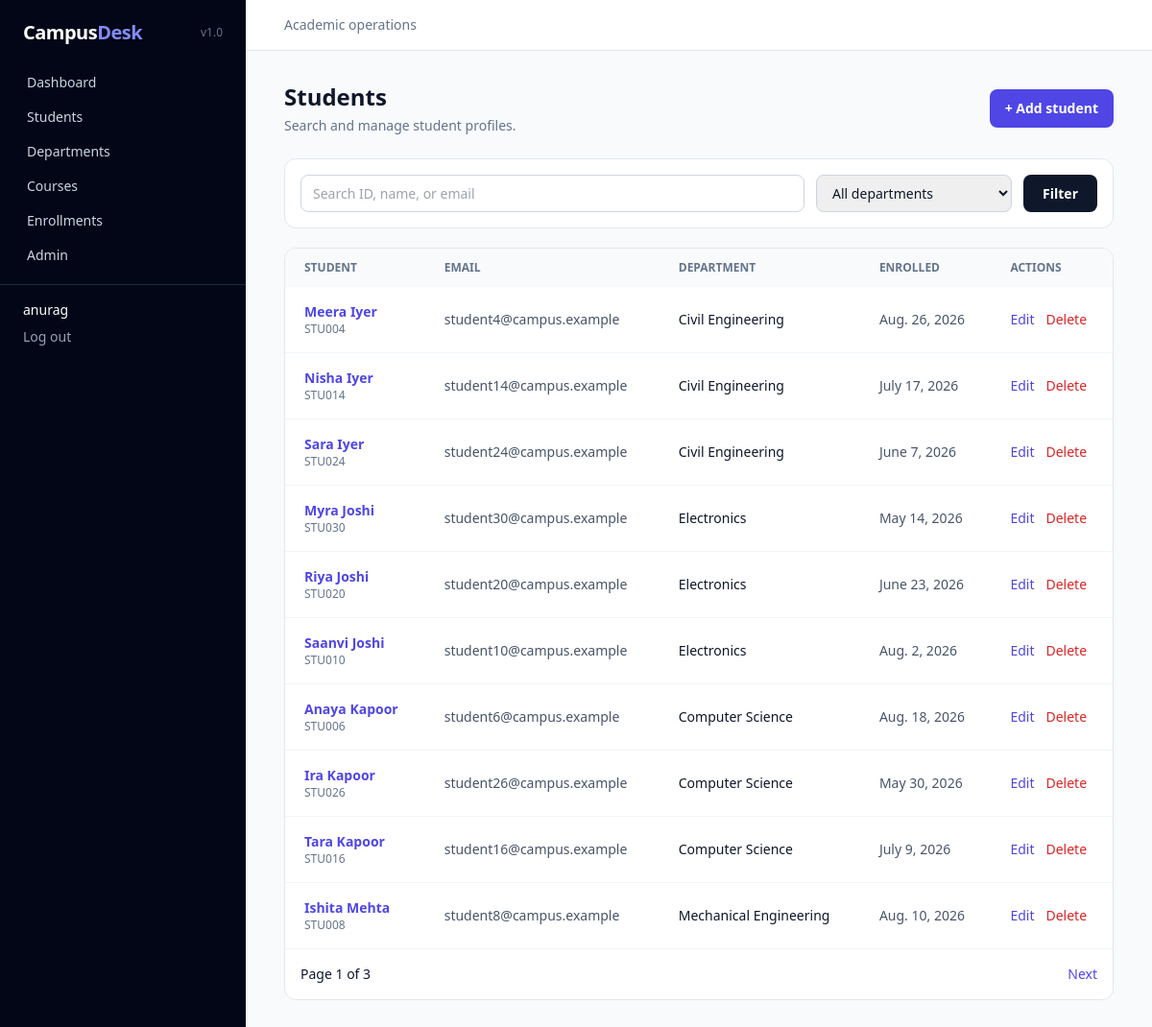
The app's page /students/ (signed in) with its own data.
### students/models.py (models this page shows, shortened)
class Student(models.Model):
	GENDER_CHOICES = [('M', 'Male'), ('F', 'Female'), ('O', 'Other')]
	student_id = models.CharField(max_length=30, unique=True)
	first_name = models.CharField(max_length=80)
	last_name = models.CharField(max_length=80)
	email = models.EmailField(unique=True)
	phone = models.CharField(max_length=30, blank=True)
	date_of_birth = models.DateField(null=True, blank=True)
	gender = models.CharField(max_length=1, choices=GENDER_CHOICES, blank=True)
	address = models.TextField(blank=True)
	department = models.ForeignKey(Department, on_delete=models.PROTECT, related_name='students')
	enrollment_date = models.DateField()
	profile_image = models.ImageField(upload_to='students/', blank=True)
	created_at = models.DateTimeField(auto_now_add=True)
	updated_at = models.DateTimeField(auto_now=True)
	class Meta:
		ordering = ['last_name', 'first_name']
	@property
	def full_name(self):
		return f'{self.first_name} {self.last_name}'

class Department(models.Model):
	name = models.CharField(max_length=120, unique=True)
	description = models.TextField(blank=True)
	created_at = models.DateTimeField(auto_now_add=True)
	class Meta:
		ordering = ['name']
	def __str__(self):
		return self.name

### students/views.py (the view)
# urls.py: path('students/', views.student_list, name='student_list'),
@login_required
def student_list(request):
	students = Student.objects.select_related('department')
	query = request.GET.get('q', '').strip()
	department_id = request.GET.get('department', '')
	if query:
		students = students.filter(Q(student_id__icontains=query) | Q(first_name__icontains=query) | Q(last_name__icontains=query) | Q(email__icontains=query))
	if department_id:
		students = students.filter(department_id=department_id)
	page = Paginator(students, 10).get_page(request.GET.get('page'))
	return render(request, 'students/student_list.html', {'page': page, 'departments': Department.objects.all(), 'query': query, 'selected_department': department_id})

### templates/students/student_list.html
{% extends 'base.html' %}{% block title %}Students | Campus Desk{% endblock %}{% block content %}<div class="flex flex-col justify-between gap-4 sm:flex-row sm:items-center"><div><h1 class="text-2xl font-bold">Students</h1><p class="mt-1 text-sm text-slate-500">Search and manage student profiles.</p></div><a href="{% url 'student_create' %}" class="rounded-lg bg-indigo-600 px-4 py-2.5 text-sm font-semibold text-white">+ Add student</a></div><form class="mt-6 flex flex-col gap-3 rounded-xl border border-slate-200 bg-white p-4 md:flex-row"><input name="q" value="{{ query }}" placeholder="Search ID, name, or email" class="flex-1 rounded-lg border border-slate-300 px-3 py-2 text-sm"><select name="department" class="rounded-lg border border-slate-300 px-3 py-2 text-sm"><option value="">All departments</option>{% for department in departments %}<option value="{{ department.pk }}" {% if selected_department == department.pk|stringformat:'s' %}selected{% endif %}>{{ department.name }}</option>{% endfor %}</select><button class="rounded-lg bg-slate-900 px-5 py-2 text-sm font-semibold text-white">Filter</button></form><div class="mt-5 overflow-hidden rounded-xl border border-slate-200 bg-white"><div class="overflow-x-auto"><table class="w-full text-left text-sm"><thead class="bg-slate-50 text-xs uppercase text-slate-500"><tr><th class="px-5 py-3">Student</th><th class="px-5 py-3">Email</th><th class="px-5 py-3">Department</th><th class="px-5 py-3">Enrolled</th><th class="px-5 py-3">Actions</th></tr></thead><tbody class="divide-y divide-slate-100">{% for student in page %}<tr class="hover:bg-slate-50"><td class="px-5 py-4"><a class="font-semibold text-indigo-600" href="{% url 'student_detail' student.pk %}">{{ student.full_name }}</a><p class="text-xs text-slate-500">{{ student.student_id }}</p></td><td class="px-5 py-4 text-slate-600">{{ student.email }}</td><td class="px-5 py-4">{{ student.department }}</td><td class="px-5 py-4 text-slate-600">{{ student.enrollment_date }}</td><td class="whitespace-nowrap px-5 py-4"><a class="mr-3 text-indigo-600" href="{% url 'student_update' student.pk %}">Edit</a><a class="text-red-600" href="{% url 'student_delete' student.pk %}">Delete</a></td></tr>{% empty %}<tr><td colspan="5" class="px-5 py-12 text-center text-slate-500">No students match your search.</td></tr>{% endfor %}</tbody></table></div>{% if page.has_other_pages %}<div class="flex justify-between border-t border-slate-100 p-4 text-sm"><span>Page {{ page.number }} of {{ page.paginator.num_pages }}</span><div class="space-x-3">{% if page.has_previous %}<a class="text-indigo-600" href="?q={{ query }}&department={{ selected_department }}&page={{ page.previous_page_number }}">Previous</a>{% endif %}{% if page.has_next %}<a class="text-indigo-600" href="?q={{ query }}&department={{ selected_department }}&page={{ page.next_page_number }}">Next</a>{% endif %}</div></div>{% endif %}</div>{% endblock %}

### templates/base.html (shortened to what this page needs)
{% load static %}
<!doctype html>
<html lang="en">
<head>
  <script src="https://cdn.tailwindcss.com"></script>
</head>
<body class="min-h-screen bg-slate-50 text-slate-900">
  {% if user.is_authenticated %}
  <div class="min-h-screen lg:flex">
    <aside class="bg-slate-950 text-slate-300 lg:min-h-screen lg:w-64">
      <div class="flex items-center justify-between px-6 py-5"><a href="{% url 'dashboard' %}" class="text-xl font-bold tracking-tight text-white">Campus<span class="text-indigo-400">Desk</span></a><span class="text-xs text-slate-500">v1.0</span></div>
      <nav class="flex gap-1 overflow-x-auto px-3 pb-3 lg:block lg:px-4" aria-label="Main navigation">
        <a href="{% url 'dashboard' %}" class="block whitespace-nowrap rounded-lg px-3 py-2 text-sm hover:bg-slate-800 hover:text-white">Dashboard</a>
        <a href="{% url 'student_list' %}" class="block whitespace-nowrap rounded-lg px-3 py-2 text-sm hover:bg-slate-800 hover:text-white">Students</a>
        <a href="{% url 'department_list' %}" class="block whitespace-nowrap rounded-lg px-3 py-2 text-sm hover:bg-slate-800 hover:text-white">Departments</a>
        <a href="{% url 'course_list' %}" class="block whitespace-nowrap rounded-lg px-3 py-2 text-sm hover:bg-slate-800 hover:text-white">Courses</a>
        <a href="{% url 'enrollment_list' %}" class="block whitespace-nowrap rounded-lg px-3 py-2 text-sm hover:bg-slate-800 hover:text-white">Enrollments</a>
        <a href="/admin/" class="block whitespace-nowrap rounded-lg px-3 py-2 text-sm hover:bg-slate-800 hover:text-white">Admin</a>
      </nav>
      <div class="border-t border-slate-800 px-6 py-4 text-sm"><div class="truncate text-white">{{ user.get_username }}</div><form method="post" action="{% url 'logout' %}" class="mt-2">{% csrf_token %}<button class="text-slate-400 hover:text-white">Log out</button></form></div>
    </aside>
    <main class="flex-1"><header class="border-b border-slate-200 bg-white px-5 py-4 lg:px-10"><div class="mx-auto max-w-7xl"><p class="text-sm text-slate-500">Academic operations</p></div></header><div class="mx-auto max-w-7xl px-5 py-8 lg:px-10">
      {% block content %}{% endblock %}
    </div></main>
  </div>
  {% else %}{% block auth_content %}{% endblock %}{% endif %}
</body>
</html>

### records on screen
Student: full_name "Meera Iyer", student_id "STU004", email "student4@campus.example", department "Civil Engineering", enrollment_date "Aug. 26, 2026"
Student: full_name "Nisha Iyer", student_id "STU014", email "student14@campus.example", department "Civil Engineering", enrollment_date "July 17, 2026"
Student: full_name "Sara Iyer", student_id "STU024", email "student24@campus.example", department "Civil Engineering", enrollment_date "June 7, 2026"
Student: full_name "Myra Joshi", student_id "STU030", email "student30@campus.example", department "Electronics", enrollment_date "May 14, 2026"
Student: full_name "Riya Joshi", student_id "STU020", email "student20@campus.example", department "Electronics", enrollment_date "June 23, 2026"
Student: full_name "Saanvi Joshi", student_id "STU010", email "student10@campus.example", department "Electronics", enrollment_date "Aug. 2, 2026"
Student: full_name "Anaya Kapoor", student_id "STU006", email "student6@campus.example", department "Computer Science", enrollment_date "Aug. 18, 2026"
Student: full_name "Ira Kapoor", student_id "STU026", email "student26@campus.example", department "Computer Science", enrollment_date "May 30, 2026"
Student: full_name "Tara Kapoor", student_id "STU016", email "student16@campus.example", department "Computer Science", enrollment_date "July 9, 2026"
Student: full_name "Ishita Mehta", student_id "STU008", email "student8@campus.example", department "Mechanical Engineering", enrollment_date "Aug. 10, 2026"

### other values on screen
{{ user.get_username }} "anurag"
{{ page.number }} "1"
{{ page.paginator.num_pages }} "3"
